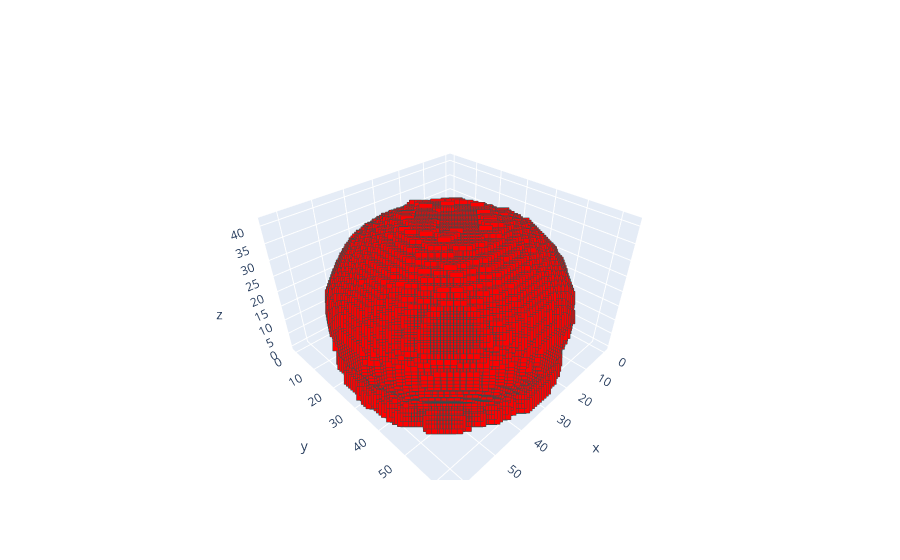

Notebook source saved alongside this figure:
### Code cell
ut.plot(fake_posprocess)

### Figure 1 — Plotly figure (JSON) as saved in the notebook; plotly's stock layout.template omitted (floating-point values rounded to 4 significant figures; data arrays with more than 128 entries replaced by an {"elided": "..."} marker saying what was removed)
{"data": [{"marker": {"color": "red", "line": {"color": "DarkSlateGrey", "width": 2}, "size": 5, "symbol": "square"}, "mode": "markers", "type": "scatter3d", "x": {"elided": "38627 int values"}, "y": {"elided": "38627 int values"}, "z": {"elided": "38627 int values"}}], "layout": {}}
